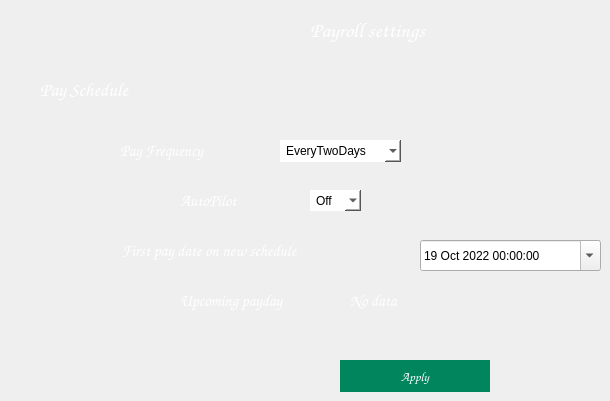
    <widget class="QWidget" name="settingWidget">
     <property name="styleSheet">
      <string notr="true">#attendanceWidget
{
	background:#2D2D2D;
}</string>
     </property>
     <widget class="QLabel" name="id_11">
      <property name="geometry">
       <rect>
        <x>310</x>
        <y>10</y>
        <width>211</width>
        <height>41</height>
       </rect>
      </property>
      <property name="font">
       <font>
        <family>Comic Sans MS</family>
        <pointsize>10</pointsize>
        <bold>false</bold>
       </font>
      </property>
      <property name="text">
       <string>&lt;html&gt;&lt;head/&gt;&lt;body&gt;&lt;p&gt;&lt;span style=&quot; font-size:16pt; font-weight:700; color:#ffffff;&quot;&gt;Payroll settings&lt;/span&gt;&lt;/p&gt;&lt;/body&gt;&lt;/html&gt;</string>
      </property>
     </widget>
     <widget class="QLabel" name="id_22">
      <property name="geometry">
       <rect>
        <x>40</x>
        <y>70</y>
        <width>160</width>
        <height>41</height>
       </rect>
      </property>
      <property name="font">
       <font>
        <family>Comic Sans MS</family>
        <pointsize>10</pointsize>
        <bold>false</bold>
       </font>
      </property>
      <property name="text">
       <string>&lt;html&gt;&lt;head/&gt;&lt;body&gt;&lt;p&gt;&lt;span style=&quot; font-size:14pt; font-weight:700; color:#ffffff;&quot;&gt;Pay Schedule&lt;/span&gt;&lt;/p&gt;&lt;/body&gt;&lt;/html&gt;</string>
      </property>
     </widget>
     <widget class="QLabel" name="label_payFrequency">
      <property name="geometry">
       <rect>
        <x>120</x>
        <y>130</y>
        <width>160</width>
        <height>41</height>
       </rect>
      </property>
      <property name="font">
       <font>
        <family>Comic Sans MS</family>
        <pointsize>10</pointsize>
        <bold>false</bold>
       </font>
      </property>
      <property name="text">
       <string>&lt;html&gt;&lt;head/&gt;&lt;body&gt;&lt;p&gt;&lt;span style=&quot; font-size:12pt; color:#ffffff;&quot;&gt;Pay Frequency&lt;/span&gt;&lt;/p&gt;&lt;/body&gt;&lt;/html&gt;</string>
      </property>
     </widget>
     <widget class="QLabel" name="label_autoPilot">
      <property name="geometry">
       <rect>
        <x>180</x>
        <y>180</y>
        <width>91</width>
        <height>41</height>
       </rect>
      </property>
      <property name="font">
       <font>
        <family>Comic Sans MS</family>
        <pointsize>10</pointsize>
        <bold>false</bold>
       </font>
      </property>
      <property name="text">
       <string>&lt;html&gt;&lt;head/&gt;&lt;body&gt;&lt;p&gt;&lt;span style=&quot; font-size:12pt; color:#ffffff;&quot;&gt;AutoPilot&lt;/span&gt;&lt;/p&gt;&lt;/body&gt;&lt;/html&gt;</string>
      </property>
     </widget>
     <widget class="QComboBox" name="comboBox_autopilot">
      <property name="geometry">
       <rect>
        <x>310</x>
        <y>190</y>
        <width>51</width>
        <height>21</height>
       </rect>
      </property>
      <property name="styleSheet">
       <string notr="true">*
{
	background:white;
	color:black;
	border:none;
	padding-left:6px;
}</string>
      </property>
      <item>
       <property name="text">
        <string>Off</string>
       </property>
      </item>
      <item>
       <property name="text">
        <string>On</string>
       </property>
      </item>
     </widget>
     <widget class="QLabel" name="label_newPayDate">
      <property name="geometry">
       <rect>
        <x>122</x>
        <y>230</y>
        <width>291</width>
        <height>41</height>
       </rect>
      </property>
      <property name="font">
       <font>
        <family>Comic Sans MS</family>
        <pointsize>10</pointsize>
        <bold>false</bold>
       </font>
      </property>
      <property name="text">
       <string>&lt;html&gt;&lt;head/&gt;&lt;body&gt;&lt;p&gt;&lt;span style=&quot; font-size:12pt; color:#ffffff;&quot;&gt;First pay date on new schedule&lt;/span&gt;&lt;/p&gt;&lt;/body&gt;&lt;/html&gt;</string>
      </property>
     </widget>
     <widget class="QComboBox" name="comboBox_Frequency">
      <property name="geometry">
       <rect>
        <x>280</x>
        <y>140</y>
        <width>121</width>
        <height>22</height>
       </rect>
      </property>
      <property name="styleSheet">
       <string notr="true">*{
	background:white;
	color:black;
	border:none;
	padding-left:6px;
}</string>
      </property>
      <property name="sizeAdjustPolicy">
       <enum>QComboBox::AdjustToContentsOnFirstShow</enum>
      </property>
      <item>
       <property name="text">
        <string>EveryTwoDays</string>
       </property>
      </item>
      <item>
       <property name="text">
        <string>Montly</string>
       </property>
      </item>
      <item>
       <property name="text">
        <string>EveryWeek</string>
       </property>
      </item>
     </widget>
     <widget class="QLabel" name="UpcommingDate">
      <property name="geometry">
       <rect>
        <x>180</x>
        <y>280</y>
        <width>221</width>
        <height>41</height>
       </rect>
      </property>
      <property name="font">
       <font>
        <family>Comic Sans MS</family>
        <pointsize>10</pointsize>
        <bold>false</bold>
       </font>
      </property>
      <property name="text">
       <string>&lt;html&gt;&lt;head/&gt;&lt;body&gt;&lt;p&gt;&lt;span style=&quot; font-size:12pt; color:#ffffff;&quot;&gt;Upcoming payday&lt;/span&gt;&lt;/p&gt;&lt;/body&gt;&lt;/html&gt;</string>
      </property>
     </widget>
     <widget class="QLabel" name="label_upcom_pay">
      <property name="geometry">
       <rect>
        <x>350</x>
        <y>280</y>
        <width>231</width>
        <height>41</height>
       </rect>
      </property>
      <property name="font">
       <font>
        <family>Comic Sans MS</family>
        <pointsize>10</pointsize>
        <bold>false</bold>
       </font>
      </property>
      <property name="text">
       <string>&lt;html&gt;&lt;head/&gt;&lt;body&gt;&lt;p&gt;&lt;span style=&quot; font-size:12pt; color:#ffffff;&quot;&gt;No data&lt;/span&gt;&lt;/p&gt;&lt;/body&gt;&lt;/html&gt;</string>
      </property>
     </widget>
     <widget class="QPushButton" name="button_applyAutoPilot">
      <property name="geometry">
       <rect>
        <x>340</x>
        <y>360</y>
        <width>150</width>
        <height>32</height>
       </rect>
      </property>
      <property name="font">
       <font>
        <family>Comic Sans MS</family>
        <pointsize>10</pointsize>
       </font>
      </property>
      <property name="cursor">
       <cursorShape>PointingHandCursor</cursorShape>
      </property>
      <property name="focusPolicy">
       <enum>Qt::TabFocus</enum>
      </property>
      <property name="styleSheet">
       <string notr="true">#button_applyAutoPilot
{
	background:#00855C;
	border:none;
	color:white;
}

#button_applyAutoPilot:hover
{
	background:#2D2D2D;
	border:2px solid #00855C;
	color:#00855C;
}</string>
      </property>
      <property name="text">
       <string>Apply</string>
      </property>
     </widget>
     <widget class="QDateTimeEdit" name="dateTimeEdit">
      <property name="geometry">
       <rect>
        <x>420</x>
        <y>240</y>
        <width>181</width>
        <height>31</height>
       </rect>
      </property>
      <property name="dateTime">
       <datetime>
        <hour>0</hour>
        <minute>0</minute>
        <second>0</second>
        <year>2022</year>
        <month>10</month>
        <day>19</day>
       </datetime>
      </property>
      <property name="calendarPopup">
       <bool>true</bool>
      </property>
     </widget>
    </widget>
